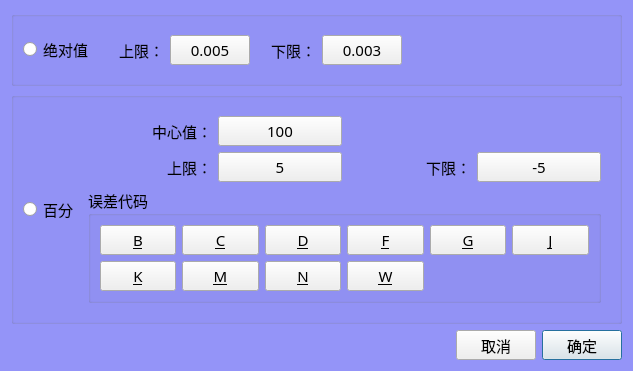
<?xml version="1.0" encoding="UTF-8"?>
<ui version="4.0">
 <class>frmSetLimit</class>
 <widget class="QDialog" name="frmSetLimit">
  <property name="geometry">
   <rect>
    <x>0</x>
    <y>0</y>
    <width>633</width>
    <height>343</height>
   </rect>
  </property>
  <property name="windowTitle">
   <string>设置上下限</string>
  </property>
  <property name="windowIcon">
   <iconset resource="../images/res.qrc">
    <normaloff>:/lightWave.png</normaloff>:/lightWave.png</iconset>
  </property>
  <property name="styleSheet">
   <string notr="true">QDialog
{
	
	background-color: rgb(148, 148, 248);
}</string>
  </property>
  <layout class="QVBoxLayout" name="verticalLayout_2">
   <item>
    <widget class="QGroupBox" name="groupBox_2">
     <property name="title">
      <string/>
     </property>
     <layout class="QHBoxLayout" name="horizontalLayout_6" stretch="0,10">
      <property name="spacing">
       <number>2</number>
      </property>
      <item>
       <widget class="QRadioButton" name="rbAbs">
        <property name="minimumSize">
         <size>
          <width>50</width>
          <height>0</height>
         </size>
        </property>
        <property name="font">
         <font>
          <family>楷体</family>
          <pointsize>11</pointsize>
         </font>
        </property>
        <property name="text">
         <string>绝对值</string>
        </property>
        <property name="checked">
         <bool>false</bool>
        </property>
       </widget>
      </item>
      <item>
       <widget class="QWidget" name="wdgAbs" native="true">
        <layout class="QHBoxLayout" name="horizontalLayout">
         <item>
          <widget class="QLabel" name="label">
           <property name="minimumSize">
            <size>
             <width>60</width>
             <height>0</height>
            </size>
           </property>
           <property name="font">
            <font>
             <family>楷体</family>
             <pointsize>11</pointsize>
            </font>
           </property>
           <property name="text">
            <string>上限：</string>
           </property>
           <property name="alignment">
            <set>Qt::AlignRight|Qt::AlignTrailing|Qt::AlignVCenter</set>
           </property>
          </widget>
         </item>
         <item>
          <widget class="QPushButton" name="btnAbsHi">
           <property name="minimumSize">
            <size>
             <width>0</width>
             <height>30</height>
            </size>
           </property>
           <property name="font">
            <font>
             <family>楷体</family>
             <pointsize>11</pointsize>
            </font>
           </property>
           <property name="text">
            <string>0.005</string>
           </property>
          </widget>
         </item>
         <item>
          <widget class="QLabel" name="label_2">
           <property name="minimumSize">
            <size>
             <width>60</width>
             <height>0</height>
            </size>
           </property>
           <property name="font">
            <font>
             <family>楷体</family>
             <pointsize>11</pointsize>
            </font>
           </property>
           <property name="text">
            <string>下限：</string>
           </property>
           <property name="alignment">
            <set>Qt::AlignRight|Qt::AlignTrailing|Qt::AlignVCenter</set>
           </property>
          </widget>
         </item>
         <item>
          <widget class="QPushButton" name="btnAbsLow">
           <property name="minimumSize">
            <size>
             <width>0</width>
             <height>30</height>
            </size>
           </property>
           <property name="font">
            <font>
             <family>楷体</family>
             <pointsize>11</pointsize>
            </font>
           </property>
           <property name="text">
            <string>0.003</string>
           </property>
          </widget>
         </item>
         <item>
          <spacer name="horizontalSpacer">
           <property name="orientation">
            <enum>Qt::Horizontal</enum>
           </property>
           <property name="sizeHint" stdset="0">
            <size>
             <width>40</width>
             <height>20</height>
            </size>
           </property>
          </spacer>
         </item>
        </layout>
       </widget>
      </item>
     </layout>
    </widget>
   </item>
   <item>
    <widget class="QGroupBox" name="groupBox_3">
     <property name="title">
      <string/>
     </property>
     <layout class="QHBoxLayout" name="horizontalLayout_5">
      <item>
       <widget class="QRadioButton" name="rbPer">
        <property name="minimumSize">
         <size>
          <width>50</width>
          <height>0</height>
         </size>
        </property>
        <property name="font">
         <font>
          <family>楷体</family>
          <pointsize>11</pointsize>
         </font>
        </property>
        <property name="text">
         <string>百分比</string>
        </property>
       </widget>
      </item>
      <item>
       <widget class="QWidget" name="wdgPer" native="true">
        <layout class="QVBoxLayout" name="verticalLayout">
         <item>
          <layout class="QGridLayout" name="gridLayout_2">
           <item row="0" column="0">
            <widget class="QLabel" name="label_5">
             <property name="minimumSize">
              <size>
               <width>60</width>
               <height>0</height>
              </size>
             </property>
             <property name="font">
              <font>
               <family>楷体</family>
               <pointsize>11</pointsize>
              </font>
             </property>
             <property name="text">
              <string>中心值：</string>
             </property>
             <property name="alignment">
              <set>Qt::AlignRight|Qt::AlignTrailing|Qt::AlignVCenter</set>
             </property>
            </widget>
           </item>
           <item row="0" column="1">
            <widget class="QPushButton" name="btnPerNorminal">
             <property name="minimumSize">
              <size>
               <width>0</width>
               <height>30</height>
              </size>
             </property>
             <property name="font">
              <font>
               <family>楷体</family>
               <pointsize>11</pointsize>
              </font>
             </property>
             <property name="text">
              <string>100</string>
             </property>
            </widget>
           </item>
           <item row="0" column="2" colspan="2">
            <widget class="QLabel" name="btnCode">
             <property name="font">
              <font>
               <family>楷体</family>
               <pointsize>11</pointsize>
              </font>
             </property>
             <property name="text">
              <string/>
             </property>
            </widget>
           </item>
           <item row="1" column="0">
            <widget class="QLabel" name="label_3">
             <property name="minimumSize">
              <size>
               <width>60</width>
               <height>0</height>
              </size>
             </property>
             <property name="font">
              <font>
               <family>楷体</family>
               <pointsize>11</pointsize>
              </font>
             </property>
             <property name="text">
              <string>上限：</string>
             </property>
             <property name="alignment">
              <set>Qt::AlignRight|Qt::AlignTrailing|Qt::AlignVCenter</set>
             </property>
            </widget>
           </item>
           <item row="1" column="1">
            <widget class="QPushButton" name="btnPerHi">
             <property name="minimumSize">
              <size>
               <width>0</width>
               <height>30</height>
              </size>
             </property>
             <property name="font">
              <font>
               <family>楷体</family>
               <pointsize>11</pointsize>
              </font>
             </property>
             <property name="text">
              <string>5</string>
             </property>
            </widget>
           </item>
           <item row="1" column="2">
            <widget class="QLabel" name="label_4">
             <property name="minimumSize">
              <size>
               <width>60</width>
               <height>0</height>
              </size>
             </property>
             <property name="font">
              <font>
               <family>楷体</family>
               <pointsize>11</pointsize>
              </font>
             </property>
             <property name="text">
              <string>下限：</string>
             </property>
             <property name="alignment">
              <set>Qt::AlignRight|Qt::AlignTrailing|Qt::AlignVCenter</set>
             </property>
            </widget>
           </item>
           <item row="1" column="3">
            <widget class="QPushButton" name="btnPerLo">
             <property name="minimumSize">
              <size>
               <width>0</width>
               <height>30</height>
              </size>
             </property>
             <property name="font">
              <font>
               <family>楷体</family>
               <pointsize>11</pointsize>
              </font>
             </property>
             <property name="text">
              <string>-5</string>
             </property>
            </widget>
           </item>
          </layout>
         </item>
         <item>
          <widget class="QGroupBox" name="groupBox">
           <property name="font">
            <font>
             <family>楷体</family>
             <pointsize>11</pointsize>
            </font>
           </property>
           <property name="title">
            <string>误差代码</string>
           </property>
           <layout class="QGridLayout" name="gridLayout">
            <item row="0" column="0">
             <widget class="QPushButton" name="btnB">
              <property name="minimumSize">
               <size>
                <width>41</width>
                <height>30</height>
               </size>
              </property>
              <property name="maximumSize">
               <size>
                <width>1111</width>
                <height>1111</height>
               </size>
              </property>
              <property name="font">
               <font>
                <family>楷体</family>
                <pointsize>11</pointsize>
               </font>
              </property>
              <property name="toolTip">
               <string>±0.1%</string>
              </property>
              <property name="text">
               <string>&amp;B</string>
              </property>
             </widget>
            </item>
            <item row="0" column="1">
             <widget class="QPushButton" name="btnC">
              <property name="minimumSize">
               <size>
                <width>41</width>
                <height>30</height>
               </size>
              </property>
              <property name="maximumSize">
               <size>
                <width>1111</width>
                <height>1111</height>
               </size>
              </property>
              <property name="font">
               <font>
                <family>楷体</family>
                <pointsize>11</pointsize>
               </font>
              </property>
              <property name="toolTip">
               <string>±0.25%</string>
              </property>
              <property name="text">
               <string>&amp;C</string>
              </property>
             </widget>
            </item>
            <item row="0" column="2">
             <widget class="QPushButton" name="btnD">
              <property name="minimumSize">
               <size>
                <width>41</width>
                <height>30</height>
               </size>
              </property>
              <property name="maximumSize">
               <size>
                <width>1111</width>
                <height>1111</height>
               </size>
              </property>
              <property name="font">
               <font>
                <family>楷体</family>
                <pointsize>11</pointsize>
               </font>
              </property>
              <property name="toolTip">
               <string>±0.5%</string>
              </property>
              <property name="text">
               <string>&amp;D</string>
              </property>
             </widget>
            </item>
            <item row="0" column="3">
             <widget class="QPushButton" name="btnF">
              <property name="minimumSize">
               <size>
                <width>41</width>
                <height>30</height>
               </size>
              </property>
              <property name="maximumSize">
               <size>
                <width>1111</width>
                <height>1111</height>
               </size>
              </property>
              <property name="font">
               <font>
                <family>楷体</family>
                <pointsize>11</pointsize>
               </font>
              </property>
              <property name="toolTip">
               <string>±1%</string>
              </property>
              <property name="text">
               <string>&amp;F</string>
              </property>
             </widget>
            </item>
            <item row="0" column="4">
             <widget class="QPushButton" name="btnG">
              <property name="minimumSize">
               <size>
                <width>41</width>
                <height>30</height>
               </size>
              </property>
              <property name="maximumSize">
               <size>
                <width>1111</width>
                <height>1111</height>
               </size>
              </property>
              <property name="font">
               <font>
                <family>楷体</family>
                <pointsize>11</pointsize>
               </font>
              </property>
              <property name="toolTip">
               <string>±2%</string>
              </property>
              <property name="text">
               <string>&amp;G</string>
              </property>
             </widget>
            </item>
            <item row="0" column="5">
             <widget class="QPushButton" name="btnJ">
              <property name="minimumSize">
               <size>
                <width>41</width>
                <height>30</height>
               </size>
              </property>
              <property name="maximumSize">
               <size>
                <width>1111</width>
                <height>1111</height>
               </size>
              </property>
              <property name="font">
               <font>
                <family>楷体</family>
                <pointsize>11</pointsize>
               </font>
              </property>
              <property name="toolTip">
               <string>±5%</string>
              </property>
              <property name="text">
               <string>&amp;J</string>
              </property>
             </widget>
            </item>
            <item row="1" column="0">
             <widget class="QPushButton" name="btnK">
              <property name="minimumSize">
               <size>
                <width>41</width>
                <height>30</height>
               </size>
              </property>
              <property name="maximumSize">
               <size>
                <width>1111</width>
                <height>1111</height>
               </size>
              </property>
              <property name="font">
               <font>
                <family>楷体</family>
                <pointsize>11</pointsize>
               </font>
              </property>
              <property name="toolTip">
               <string>±10%</string>
              </property>
              <property name="text">
               <string>&amp;K</string>
              </property>
             </widget>
            </item>
            <item row="1" column="1">
             <widget class="QPushButton" name="btnM">
              <property name="minimumSize">
               <size>
                <width>41</width>
                <height>30</height>
               </size>
              </property>
              <property name="maximumSize">
               <size>
                <width>1111</width>
                <height>1111</height>
               </size>
              </property>
              <property name="font">
               <font>
                <family>楷体</family>
                <pointsize>11</pointsize>
               </font>
              </property>
              <property name="toolTip">
               <string>±20%</string>
              </property>
              <property name="text">
               <string>&amp;M</string>
              </property>
             </widget>
            </item>
            <item row="1" column="2">
             <widget class="QPushButton" name="btnN">
              <property name="minimumSize">
               <size>
                <width>41</width>
                <height>30</height>
               </size>
              </property>
              <property name="maximumSize">
               <size>
                <width>1111</width>
                <height>1111</height>
               </size>
              </property>
              <property name="font">
               <font>
                <family>楷体</family>
                <pointsize>11</pointsize>
               </font>
              </property>
              <property name="toolTip">
               <string>±30%</string>
              </property>
              <property name="text">
               <string>&amp;N</string>
              </property>
             </widget>
            </item>
            <item row="1" column="3">
             <widget class="QPushButton" name="btnW">
              <property name="minimumSize">
               <size>
                <width>41</width>
                <height>30</height>
               </size>
              </property>
              <property name="maximumSize">
               <size>
                <width>1111</width>
                <height>1111</height>
               </size>
              </property>
              <property name="font">
               <font>
                <family>楷体</family>
                <pointsize>11</pointsize>
               </font>
              </property>
              <property name="toolTip">
               <string>±0.05%</string>
              </property>
              <property name="text">
               <string>&amp;W</string>
              </property>
             </widget>
            </item>
           </layout>
          </widget>
         </item>
        </layout>
       </widget>
      </item>
     </layout>
    </widget>
   </item>
   <item>
    <layout class="QHBoxLayout" name="horizontalLayout_8">
     <item>
      <spacer name="horizontalSpacer_2">
       <property name="orientation">
        <enum>Qt::Horizontal</enum>
       </property>
       <property name="sizeHint" stdset="0">
        <size>
         <width>40</width>
         <height>20</height>
        </size>
       </property>
      </spacer>
     </item>
     <item>
      <widget class="QPushButton" name="btnCancel">
       <property name="minimumSize">
        <size>
         <width>0</width>
         <height>30</height>
        </size>
       </property>
       <property name="font">
        <font>
         <family>楷体</family>
         <pointsize>11</pointsize>
        </font>
       </property>
       <property name="text">
        <string>取消</string>
       </property>
      </widget>
     </item>
     <item>
      <widget class="QPushButton" name="btnOk">
       <property name="minimumSize">
        <size>
         <width>0</width>
         <height>30</height>
        </size>
       </property>
       <property name="font">
        <font>
         <family>楷体</family>
         <pointsize>11</pointsize>
        </font>
       </property>
       <property name="text">
        <string>确定</string>
       </property>
       <property name="default">
        <bool>true</bool>
       </property>
      </widget>
     </item>
    </layout>
   </item>
  </layout>
 </widget>
 <resources>
  <include location="../images/res.qrc"/>
  <include location="../images/res.qrc"/>
  <include location="../images/res.qrc"/>
 </resources>
 <connections/>
</ui>
